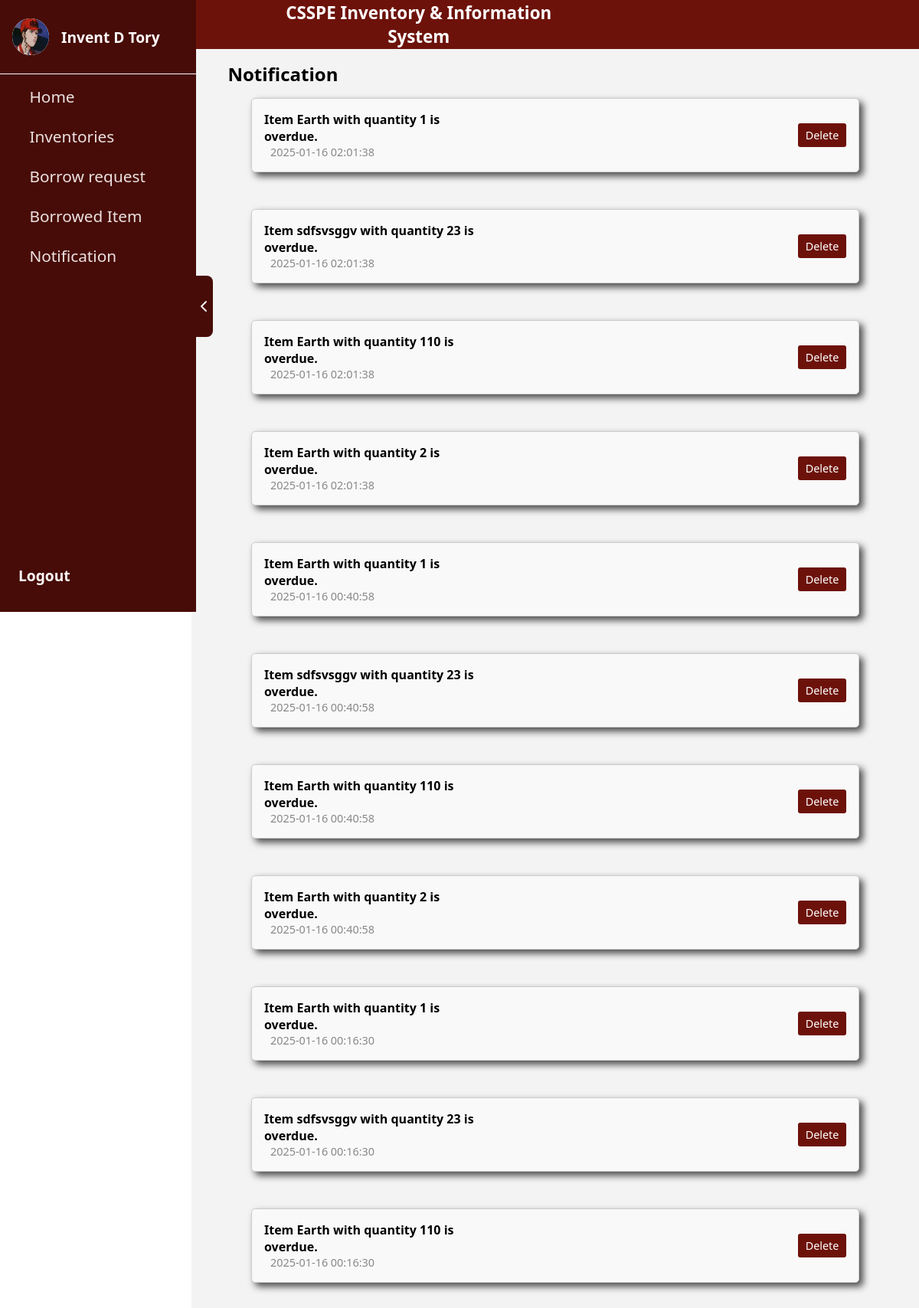
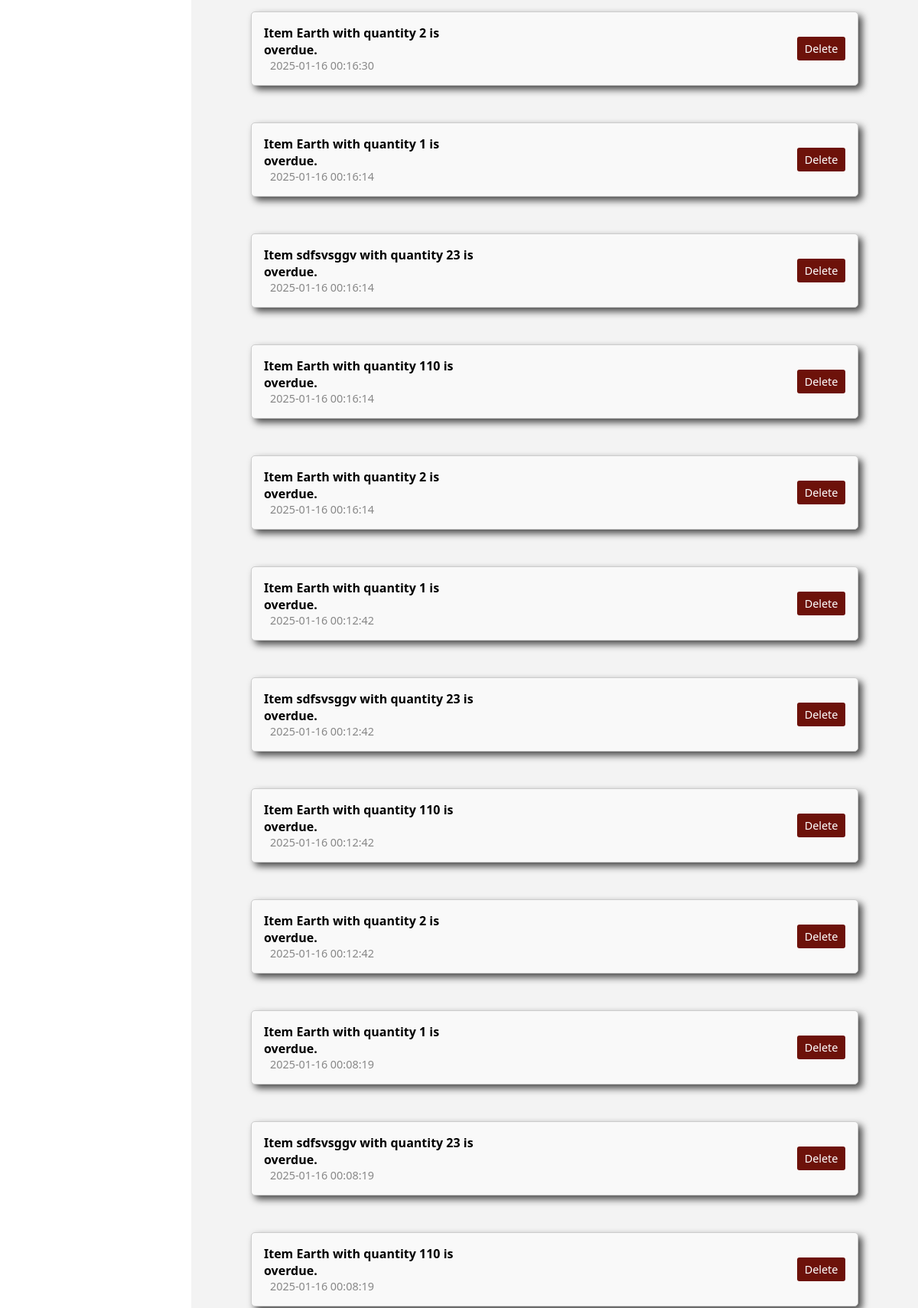
Page /inventoryAdmin/notification.php (signed in, upper part) on the committed database (2 pictures, top to bottom).
### tables this page shows
CREATE TABLE `users` (
  `id` int(11) NOT NULL,
  `first_name` varchar(100) NOT NULL,
  `last_name` varchar(100) NOT NULL,
  `middle_name` varchar(100) DEFAULT NULL,
  `email` varchar(255) NOT NULL,
  `address` text NOT NULL,
  `contact_no` varchar(15) NOT NULL,
  `rank` enum('Instructor','Assistant Professor','Associate Professor','Professor') NOT NULL,
  `password` varchar(255) NOT NULL,
  `created_at` timestamp NOT NULL DEFAULT current_timestamp(),
  `role` varchar(50) NOT NULL DEFAULT 'Instructor',
  `image` varchar(255) DEFAULT NULL,
  `department` varchar(255) NOT NULL
);

CREATE TABLE `notif_items` (
  `id` int(11) NOT NULL,
  `description` varchar(255) NOT NULL,
  `created_at` datetime NOT NULL DEFAULT current_timestamp()
);

### inventoryAdmin/notification.php (the view, shortened to what this page needs)
<?php
require_once '../conn/conn.php';
$inventoryAdminId = $_SESSION['user_id'];
$query = "SELECT first_name, middle_name, last_name, image FROM users WHERE id = ?";
$stmt = $conn->prepare($query);
$stmt->bind_param("i", $inventoryAdminId);
$stmt->execute();
$result = $stmt->get_result();
if ($result->num_rows > 0) {
    $row = $result->fetch_assoc();
    $fullName = trim($row['first_name'] . ' ' . $row['middle_name'] . ' ' . $row['last_name']);
    $image = $row['image'];
} else {
    $fullName = "User Not Found";
}
$notifQuery = "SELECT id, description, created_at FROM notif_items ORDER BY created_at DESC";
$notifResult = $conn->query($notifQuery);
?>
<!DOCTYPE html>
<html lang="en">
<head>
    <link rel="stylesheet" href="../assets/css/organization.css">
    <link rel="stylesheet" href="../assets/css/sidebar.css">
    <link rel="stylesheet" href="../assets/css/notification.css">
</head>
<body>
    <div class="body">
        <div class="sidebar">
            <div class="sidebarContent">
                <div class="arrowContainer" style="margin-left: 80rem;" id="toggleButton">
                    <div class="subArrowContainer">
                        <img class="hideIcon" src="../assets/img/arrow.png" alt="">
                    </div>
                </div>
            </div>
            <div class="userContainer">
                <div class="subUserContainer">
                    <div class="userPictureContainer">
                        <div class="subUserPictureContainer">
                            <img class="subUserPictureContainer"
                                src="../assets/img/<?= !empty($image) ? htmlspecialchars($image) : 'CSSPE.png' ?>"
                                alt="">
                        </div>
                    </div>
                    <div class="userPictureContainer1">
                        <p><?php echo $fullName; ?></p>
                    </div>
                </div>
                <div class="navContainer">
                    <div class="subNavContainer">
                        <a href="../homePage/">
                            <div class="buttonContainer1">
                                <div class="nameOfIconContainer">
                                    <p>Home</p>
                                </div>
                            </div>
                        </a>
                        <a href="../inventoryAdmin/inventory.php">
                            <div class="buttonContainer1">
                                <div class="nameOfIconContainer">
                                    <p>Inventories</p>
                                </div>
                            </div>
                        </a>
                        <a href="../inventoryAdmin/borrowing.php">
                            <div class="buttonContainer1">
                                <div class="nameOfIconContainer">
                                    <p>Borrow request</p>
                                </div>
                            </div>
                        </a>
                        <a href="../inventoryAdmin/borrowItem.php">
                            <div class="buttonContainer1">
                                <div class="nameOfIconContainer">
                                    <p>Borrowed Item</p>
                                </div>
                            </div>
                        </a>
                        <a href="../inventoryAdmin/notification.php">
                            <div class="buttonContainer1">
                                <div class="nameOfIconContainer">
                                    <p>Notification</p>
                                </div>
                            </div>
                        </a>
                    </div>
                </div>
                <div class="subUserContainer">
                    <a href="../logout.php">
                        <div style="margin-left: 1.5rem;" class="userPictureContainer1">
                            <p>Logout</p>
                        </div>
                    </a>
                </div>
            </div>
        </div>
        <div class="mainContainer" style="margin-left: 250px;">
            <div class="container">
                <div class="headerContainer">
                    <div class="subHeaderContainer">
                        <div class="logoContainer">
                        </div>
                        <div class="collegeNameContainer">
                            <p>CSSPE Inventory & Information System</p>
                        </div>
                    </div>
                </div>
                <div class="textContainer">
                    <p class="text">Notification</p>
                </div>
                <div class="dashboardContainer">
                    <?php if ($notifResult && $notifResult->num_rows > 0): ?>
                        <?php while ($notif = $notifResult->fetch_assoc()): ?>
                            <div class="notificationContainer" data-notif-id="<?php echo $notif['id']; ?>">
                                <div class="subNotificaitonContainer">
                                    <div class="messageContainer">
                                        <p><?php echo htmlspecialchars($notif['description']); ?></p>
                                    </div>
                                    <div class="dateContainer">
                                        <p style="margin-left: 0.5rem;"><?php echo htmlspecialchars($notif['created_at']); ?>
                                        </p>
                                    </div>
                                </div>
                                <div class="deleteContainer">
                                    <button class="deleteButton">Delete</button>
                                </div>
                            </div>
                        <?php endwhile; ?>
                    <?php endif; ?>
                </div>
            </div>
        </div>
    </div>
</body>
</html>

### assets/css/organization.css (style rules this page uses)
* { padding: 0; margin: 0; font-family: system-ui, -apple-system, BlinkMacSystemFont, 'Segoe UI', Roboto, Oxygen, Ubuntu, Cantarell, 'Open Sans', 'Helvetica Neue', sans-serif; }
.body, .popup { background-color: rgb(243, 243, 243); display: grid; grid-template-columns: 1fr; height: 100vh; }
.mainContainer { background-color: rgb(243, 243, 243); }
.headerContainer { height: 4rem; background-color: rgb(109, 18, 10); display: flex; gap: 0.5rem; flex-direction: row; }
.subHeaderContainer { height: 100%; width: 4rem; margin-left: 1rem; display: flex; align-items: center; justify-content: center; }
.collegeNameContainer { height: 100%; display: flex; align-items: center; justify-content: center; font-size: 2rem; color: white; display: none; }
.container { height: 100%; display: flex; align-items: center; flex-direction: column; width: 100%; }
.textContainer , .textContainer2 { height: 4rem; display: flex; align-items: center; justify-content: center; font-size: min(2rem, 1.5rem); font-weight: bold; width: 100%; }
.collegeNameContainer { height: 100%; display: flex; align-items: center; justify-content: center; font-size: 2rem; color: white; display: none; width: 30rem; }
.logoContainer { height: 100%; width: 4rem; display: flex; justify-content: center; align-items: center; }
.headerContainer { height: 4rem; width: 100%; }
.subHeaderContainer { display: flex; justify-content: center; align-items: center; flex-direction: row; gap: 0.5rem; }
@media only screen and (min-width: 601px) { .subHeaderContainer { width: 31rem; } }
@media only screen and (min-width: 601px) { .collegeNameContainer { display: flex; font-size: 1.4rem; font-weight: bold; } }
@media only screen and (min-width: 601px) { .textContainer { justify-content: left; } }
@media only screen and (min-width: 601px) { .text { margin-left: 5%; } }

### assets/css/sidebar.css (style rules this page uses)
body { margin: 0; padding: 0; overflow-x: hidden; font-family: system-ui, -apple-system, BlinkMacSystemFont, 'Segoe UI', Roboto, Oxygen, Ubuntu, Cantarell, 'Open Sans', 'Helvetica Neue', sans-serif; }
.userContainer { height: 100%; display: flex; align-items: center; justify-content: space-between; flex-direction: column; }
.subUserContainer { height: 6rem; width: 100%; display: grid; grid-template-columns: 5rem 1fr; border-bottom: solid snow 1px; cursor: pointer; }
.userPictureContainer { height: 100%; display: flex; align-items: center; justify-content: center; }
.userPictureContainer1 { height: 100%; display: flex; align-items: center; color: snow; font-size: 1.2rem; font-weight: bold; }
.subUserPictureContainer { height: 3rem; width: 3rem; border-radius: 5rem; background: rgb(207, 224, 236); display: flex; align-items: center; justify-content: center; }
.navContainer { width: 100%; }
.subNavContainer { height: 36rem; width: 100%; display: flex; flex-direction: column; gap: 1.5rem; }
.buttonContainer1 { display: flex; align-items: center; justify-content: center; flex-direction: row; height: 100%; width: 100%; transition: all 0.15s; cursor: pointer; }
.nameOfIconContainer { height: 100%; width: 70%; display: flex; align-items: center; color: rgba(255, 250, 250, 0.893); font-size: 1.3rem; transition: all 0.15s }
a { text-decoration: none; }
.sidebar { position: fixed; top: 0; left: 0; width: 16rem; height: 100vh; background-color: rgb(71, 12, 7); transition: transform 0.3s ease-in-out; }
.mainContainer { margin-left: 210px; text-align: center; transition: margin-left 0.3s ease-in-out; display: flex; justify-content: center; }
.arrowContainer { height: 100%; width: 1.5rem; right: -1.4rem; display: flex; align-items: center; justify-content: center; position: absolute; }
.subArrowContainer { width: 100%; height: 5rem; border-radius: -10rem; background-color: rgb(71, 12, 7); border-radius: 0 0.5rem 0.5rem 0; display: flex; align-items: center; justify-content: center; cursor: pointer; }
.hideIcon { height: 1.5rem; animation: rotateLeft 0.5s linear; }

### rows in the picture
users: image (picture), fullName "Invent D Tory"
notif_items: description "Item Earth with quantity 1 is overdue.", created_at "2025-01-16 02:01:38"
notif_items: description "Item sdfsvsggv with quantity 23 is overdue.", created_at "2025-01-16 02:01:38"
notif_items: description "Item Earth with quantity 110 is overdue.", created_at "2025-01-16 02:01:38"
notif_items: description "Item Earth with quantity 2 is overdue.", created_at "2025-01-16 02:01:38"
notif_items: description "Item Earth with quantity 1 is overdue.", created_at "2025-01-16 00:40:58"
notif_items: description "Item sdfsvsggv with quantity 23 is overdue.", created_at "2025-01-16 00:40:58"
notif_items: description "Item Earth with quantity 110 is overdue.", created_at "2025-01-16 00:40:58"
notif_items: description "Item Earth with quantity 2 is overdue.", created_at "2025-01-16 00:40:58"
notif_items: description "Item Earth with quantity 1 is overdue.", created_at "2025-01-16 00:16:30"
notif_items: description "Item sdfsvsggv with quantity 23 is overdue.", created_at "2025-01-16 00:16:30"
notif_items: description "Item Earth with quantity 110 is overdue.", created_at "2025-01-16 00:16:30"
notif_items: description "Item Earth with quantity 2 is overdue.", created_at "2025-01-16 00:16:30"
notif_items: description "Item Earth with quantity 1 is overdue.", created_at "2025-01-16 00:16:14"
notif_items: description "Item sdfsvsggv with quantity 23 is overdue.", created_at "2025-01-16 00:16:14"
notif_items: description "Item Earth with quantity 110 is overdue.", created_at "2025-01-16 00:16:14"
notif_items: description "Item Earth with quantity 2 is overdue.", created_at "2025-01-16 00:16:14"
notif_items: description "Item Earth with quantity 1 is overdue.", created_at "2025-01-16 00:12:42"
notif_items: description "Item sdfsvsggv with quantity 23 is overdue.", created_at "2025-01-16 00:12:42"
notif_items: description "Item Earth with quantity 110 is overdue.", created_at "2025-01-16 00:12:42"
notif_items: description "Item Earth with quantity 2 is overdue.", created_at "2025-01-16 00:12:42"
notif_items: description "Item Earth with quantity 1 is overdue.", created_at "2025-01-16 00:08:19"
notif_items: description "Item sdfsvsggv with quantity 23 is overdue.", created_at "2025-01-16 00:08:19"
notif_items: description "Item Earth with quantity 110 is overdue.", created_at "2025-01-16 00:08:19"
